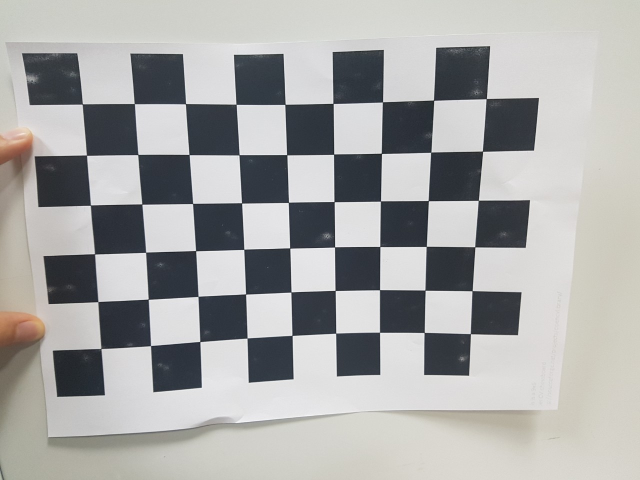
#> input picture _testcodes/왜곡된 카메라 렌즈 보정 (체스보드보정)/calibration_images/0.jpg, 1280 x 960 px (shown at 1/2 size); its folder holds 4 pictures in this run
$ python Chessboard_calibration_distortion.py
#> lines starting #> are read from the running program, lines starting #| are printed output that depends on the picture
import cv2
import numpy as np
import glob
from tqdm import tqdm   # pip install tqdm  / 루프의 진행상황을 display해줌
import PIL.ExifTags
import PIL.Image
# ============================================
# Camera calibration 카메라 보정
# ============================================
# Define size of chessboard target. 체스보드 패턴 사이즈 지정
chessboard_size = (9, 6)

# Define arrays to save detected points
obj_points = [] # 3D points in real world space
img_points = [] # 3D points in image plane

# Prepare grid and points to display
objp = np.zeros((np.prod(chessboard_size), 3), dtype=np.float32)
objp[:, :2] = np.mgrid[0:chessboard_size[0], 0:chessboard_size[1]].T.reshape(-1, 2)

# read images
calibration_paths = glob.glob('./calibration_images/*') # 폴더내 모든 패턴이미지 로드

cnt = 0
detectChess_list = []
# Iterate over images to find intrinsic matrix. 고유 Matrix값(보정값)을 찾기 위해 반복적으로 수행.
for image_path in tqdm(calibration_paths):
    # Load image
    image = cv2.imread(image_path)
#> image is the input picture: shape (960, 1280, 3); mean B, G, R 166.9, 167.8, 167.5
    gray_image = cv2.cvtColor(image, cv2.COLOR_BGR2GRAY)    # 보정이미지를 위해 gray 전환
    print("Image loaded, Analizying...", "이미지 경로:", image_path)

    # find chessboard corners. 체스보드 코너점을 찾으면 ret True를 리턴, 그리고 coners 의 좌표값 리턴
    ret, corners = cv2.findChessboardCorners(gray_image, chessboard_size, None)
#> ret = True; corners = 54 rows, first 8: [165, 208.4], [269, 207.6], [371.4, 207.9], [472.7, 209], [570.5, 209.1], [666.6, 207.4], [765.4, 204.4], [867.6, 200.7]

    # findChessboardConers 알고리즘의 코너값을 탐지하면 ret가 True를 반환.
    if ret == True:
        print("Chessboard detected!")
        print(image_path)

        # define criteria for subpixel accuracy. / critaria 의 변수값 (타입, 반복 횟수, 정확도)
        criteria = (cv2.TERM_CRITERIA_EPS + cv2.TERM_CRITERIA_MAX_ITER, 30, 0.001)

        # refine corner location (to subpixel accuracy) based on criteria. / 보정된 지점에 포인트 재배치하는 함수
        detectChess_list = cv2.cornerSubPix(gray_image, corners, (5, 5), (-1, -1), criteria)
#> detectChess_list = 54 rows, first 8: [165, 208.4], [269.1, 207.7], [371.4, 207.8], [472.6, 209], [570.5, 209.2], [666.5, 207.4], [765.4, 204.3], [867.7, 200.7]
        obj_points.append(objp)
        img_points.append(corners)

        detectChess = cv2.drawChessboardCorners(image, (9, 6), detectChess_list, ret)
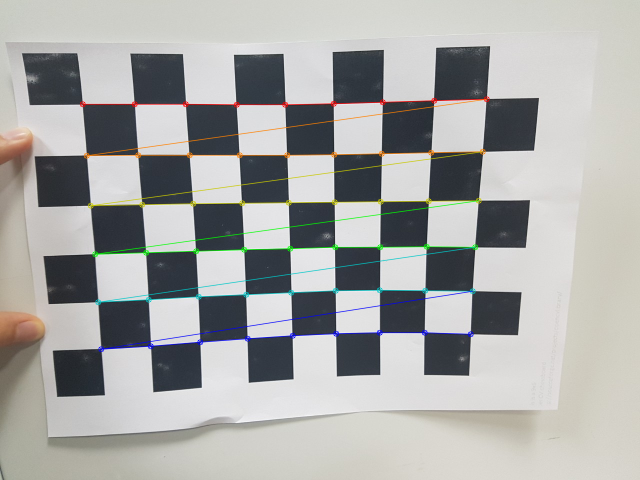
#> detectChess: shape (960, 1280, 3) (shown at 1/2 size); mean B, G, R 166.3, 167.9, 167.3
        cv2.imshow('detect Chess points', detectChess)
        cv2.waitKey(1)

        # Calibrate camera / 보정된 값 5개를 리턴.
        ret, K, dist, rvecs, tvecs = cv2.calibrateCamera(obj_points, img_points, gray_image.shape[::-1], None, None)
#> ret = 1.69; K = [[647.5, 0, 709.8], [0, 637.4, 554.6], [0, 0, 1]]; dist = [[0.282, -0.232, 0.0312, 0.0349, 0.0802]]; rvecs = ([0.144, -0.0595, -0.0112],); tvecs = ([-5.46, -3.57, 6.46],)

        # Save parameters into numpy file 보정된 값의 파일 행렬로 저장. (계속 실행하여 시간낭비를 방지)
        np.save("./camera_params/ret", ret)
        np.save("./camera_params/K", K)
        np.save("./camera_params/dist", dist)
        np.save("./camera_params/rvecs", rvecs)
        np.save("./camera_params/tvecs", tvecs)

    else:
        cnt += 1
        print("코너 탐지 실패 %d" %cnt )
#> pass 2 of the loop `for image_path in tqdm(calibration_paths):`:
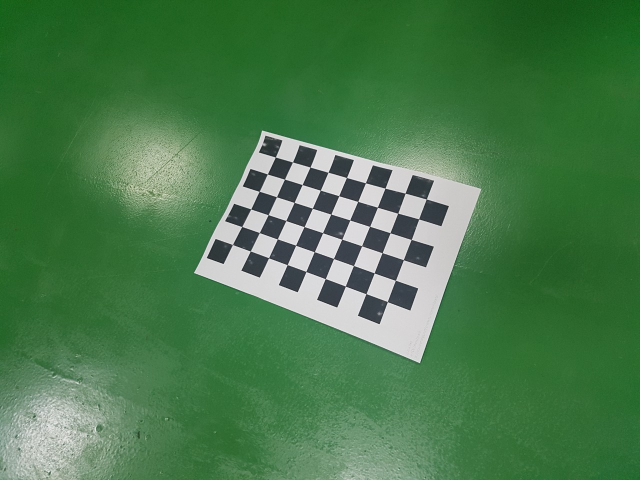
#> input picture _testcodes/왜곡된 카메라 렌즈 보정 (체스보드보정)/calibration_images/1.jpg, 1280 x 960 px (shown at 1/2 size)
#> image is the input picture: shape (960, 1280, 3); mean B, G, R 75.4, 121.9, 72.4
#> `gray_image = cv2.cvtColor(image, cv2.COLOR_BGR2GRAY)`:
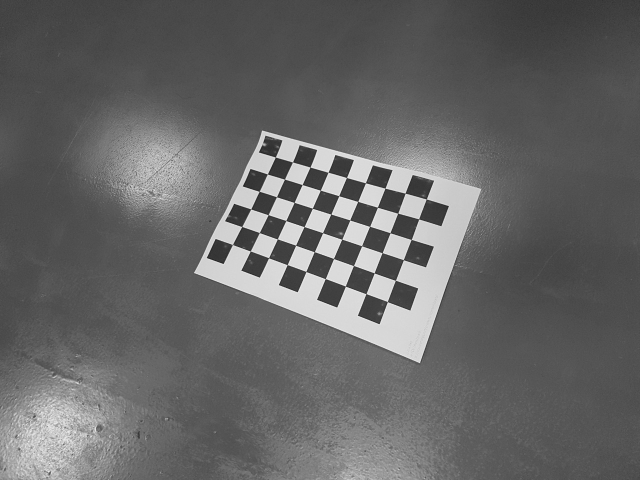
#> gray_image: shape (960, 1280) (shown at 1/2 size); min 16, max 253, mean 101.8
#> `ret, corners = cv2.findChessboardCorners(gray_image, chessboard_size, ..`: ret = True; corners = 54 rows, first 8: [551.2, 314.6], [585.5, 324.5], [620.5, 334.6], [656.7, 344.8], [693.5, 355.4], [731.3, 366.1], [770.6, 376.8], [810.7, 386.7]
#> detectChess_list = 54 rows, first 8: [551.2, 314.5], [585.5, 324.5], [620.5, 334.6], [656.6, 344.9], [693.4, 355.5], [731.3, 366.2], [770.5, 376.8], [810.6, 386.8]
#> `ret, K, dist, rvecs, tvecs = cv2.calibrateCamera(obj_points, img_point..`: ret = 1.35; K = [[720.3, 0, 722.1], [0, 712.6, 531.9], [0, 0, 1]]; dist = [[0.335, -0.304, 0.0329, 0.0408, 0.11]]; rvecs = ([0.166, -0.062, -0.00796], [-0.205, 0.177, 0.356]); tvecs = ([-5.58, -3.32, 7.17], [-4.43, -5.65, 18.23])
#> pass 3 of the loop `for image_path in tqdm(calibration_paths):`:
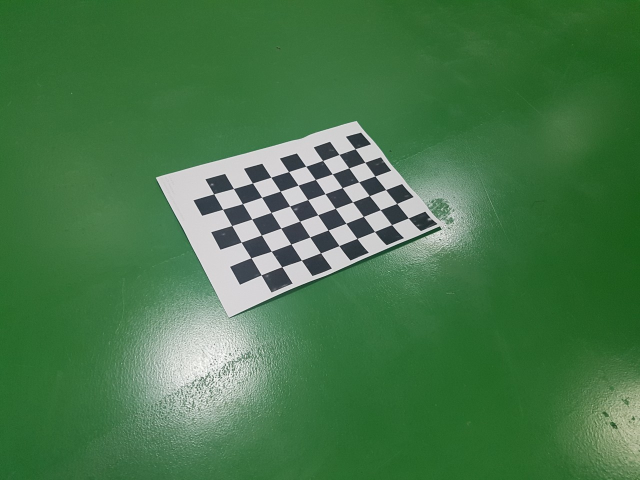
#> input picture _testcodes/왜곡된 카메라 렌즈 보정 (체스보드보정)/calibration_images/10.jpg, 1280 x 960 px (shown at 1/2 size)
#> image is the input picture: shape (960, 1280, 3); mean B, G, R 73.4, 119.3, 69.9
#> `gray_image = cv2.cvtColor(image, cv2.COLOR_BGR2GRAY)`:
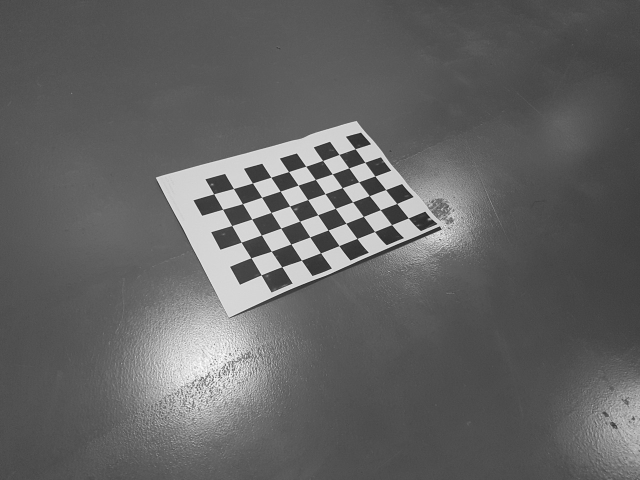
#> gray_image: shape (960, 1280) (shown at 1/2 size); min 15, max 255, mean 99.3
#> `ret, corners = cv2.findChessboardCorners(gray_image, chessboard_size, ..`: ret = True; corners = 54 rows, first 8: [817, 436.4], [783.6, 449.8], [749.4, 463.4], [714.3, 477.4], [678.4, 491.6], [641.5, 506.3], [603.2, 520.7], [564, 534.1]
#> detectChess_list = 54 rows, first 8: [817, 436.4], [783.6, 449.8], [749.5, 463.5], [714.4, 477.4], [678.5, 491.7], [641.5, 506.2], [603.3, 520.8], [564, 534.1]
#> `ret, K, dist, rvecs, tvecs = cv2.calibrateCamera(obj_points, img_point..`: ret = 1.32; K = [[1077.5, 0, 668.5], [0, 1091.3, 506.7], [0, 0, 1]]; dist = [[0.707, -1.52, 0.0323, 0.0256, 0.407]]; rvecs = ([0.24, -0.0616, -0.0117], [-0.292, 0.263, 0.361], [-0.427, 0.752, 2.54]); tvecs = ([-4.99, -2.95, 11.01], [-3.01, -4.87, 27.52], [3.61, -1.71, 26.8])
#> the loop made 4 passes; the first 3 are shown

# Get exif data in order to get focal length.
exif_img = PIL.Image.open(calibration_paths[0])
print(exif_img)
#| <PIL.JpegImagePlugin.JpegImageFile image mode=RGB size=1280x960 at 0x7F938E041750>
exif_data = {
    PIL.ExifTags.TAGS[k]: v
#> (the run stopped early here; a loop or call above may not have finished)
